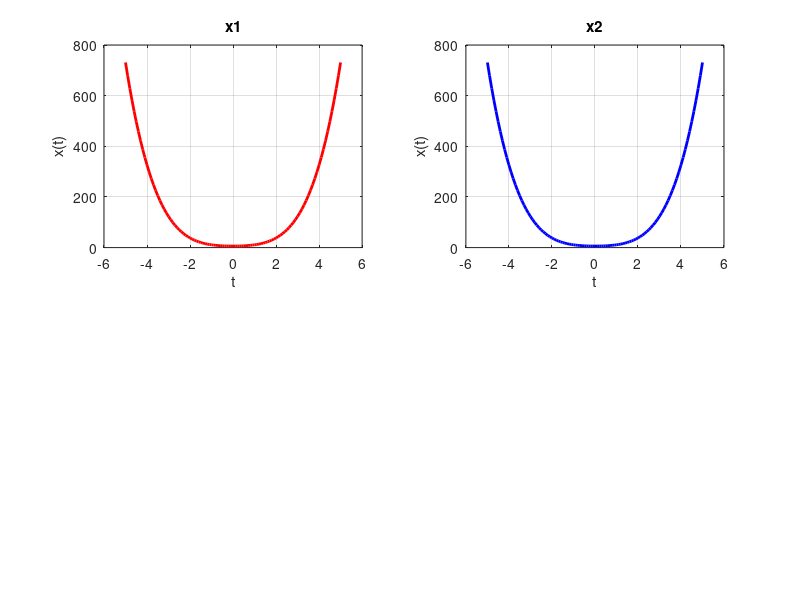

Recreate this plot in MATLAB.
clc; clear; close all;   % Clear command window, workspace, and close all figures

tmin = -5; dt = 0.1; tmax = 5;  % Define time limits and time step
t = tmin:dt:tmax;              % Create a time vector from -5 to 5

% Define two signals
x1 = t.^4 + 4*t.^2 + 6;        % Signal x1(t) = t^4 + 4t^2 + 6 (even function)
x2 = t.^4 + 4*t.^2 + 6;        % Signal x2(t), same as x1(t)

% Check whether the signal is even, odd, or neither
if x1 == x2
    fprintf("Signal is Even");
elseif x2 == -x1
    fprintf("Signal is Odd");
else
    fprintf("Signal is neither even nor odd");

    % Calculate even and odd parts only if not purely even/odd
    xe = (x1 + x2) / 2;    % Even part formula
    xo = (x1 - x2) / 2;    % Odd part formula
end

% Plot x1
subplot(2,2,1);
plot(t, x1, 'r', 'LineWidth', 2);
xlabel('t'); ylabel('x(t)');
title('x1');
grid on;

% Plot x2
subplot(2,2,2);
plot(t, x2, 'b', 'LineWidth', 2);
xlabel('t'); ylabel('x(t)');
title('x2');
grid on;

